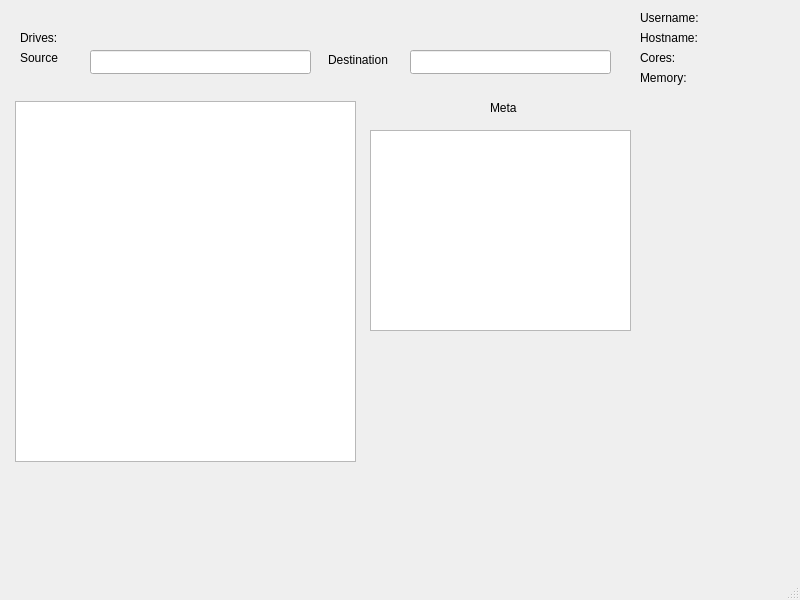
<?xml version="1.0" encoding="UTF-8"?>
<ui version="4.0">
 <class>MainWindow</class>
 <widget class="QMainWindow" name="MainWindow">
  <property name="geometry">
   <rect>
    <x>0</x>
    <y>0</y>
    <width>800</width>
    <height>600</height>
   </rect>
  </property>
  <property name="windowTitle">
   <string>DirBrowser</string>
  </property>
  <widget class="QWidget" name="centralWidget">
   <widget class="QListWidget" name="listWidget">
    <property name="geometry">
     <rect>
      <x>15</x>
      <y>101</y>
      <width>341</width>
      <height>361</height>
     </rect>
    </property>
   </widget>
   <widget class="QLineEdit" name="lineEdit">
    <property name="geometry">
     <rect>
      <x>90</x>
      <y>50</y>
      <width>221</width>
      <height>24</height>
     </rect>
    </property>
   </widget>
   <widget class="QLineEdit" name="lineEdit_2">
    <property name="geometry">
     <rect>
      <x>410</x>
      <y>50</y>
      <width>201</width>
      <height>24</height>
     </rect>
    </property>
   </widget>
   <widget class="QLabel" name="label">
    <property name="geometry">
     <rect>
      <x>20</x>
      <y>50</y>
      <width>59</width>
      <height>16</height>
     </rect>
    </property>
    <property name="text">
     <string>Source</string>
    </property>
   </widget>
   <widget class="QLabel" name="label_2">
    <property name="geometry">
     <rect>
      <x>328</x>
      <y>50</y>
      <width>71</width>
      <height>20</height>
     </rect>
    </property>
    <property name="text">
     <string>Destination</string>
    </property>
   </widget>
   <widget class="QLabel" name="label_3">
    <property name="geometry">
     <rect>
      <x>490</x>
      <y>100</y>
      <width>71</width>
      <height>16</height>
     </rect>
    </property>
    <property name="text">
     <string>Meta</string>
    </property>
   </widget>
   <widget class="QTextBrowser" name="txtMeta">
    <property name="geometry">
     <rect>
      <x>370</x>
      <y>130</y>
      <width>261</width>
      <height>201</height>
     </rect>
    </property>
   </widget>
   <widget class="QLabel" name="lbl1">
    <property name="geometry">
     <rect>
      <x>640</x>
      <y>30</y>
      <width>71</width>
      <height>16</height>
     </rect>
    </property>
    <property name="text">
     <string>Hostname:</string>
    </property>
   </widget>
   <widget class="QLabel" name="lblHostname">
    <property name="geometry">
     <rect>
      <x>720</x>
      <y>30</y>
      <width>71</width>
      <height>20</height>
     </rect>
    </property>
    <property name="text">
     <string/>
    </property>
   </widget>
   <widget class="QLabel" name="lblHostname_2">
    <property name="geometry">
     <rect>
      <x>640</x>
      <y>10</y>
      <width>71</width>
      <height>16</height>
     </rect>
    </property>
    <property name="text">
     <string>Username:</string>
    </property>
   </widget>
   <widget class="QLabel" name="lblUsername">
    <property name="geometry">
     <rect>
      <x>710</x>
      <y>10</y>
      <width>71</width>
      <height>20</height>
     </rect>
    </property>
    <property name="text">
     <string/>
    </property>
   </widget>
   <widget class="QLabel" name="lbl1_2">
    <property name="geometry">
     <rect>
      <x>640</x>
      <y>50</y>
      <width>71</width>
      <height>16</height>
     </rect>
    </property>
    <property name="text">
     <string>Cores:</string>
    </property>
   </widget>
   <widget class="QLabel" name="lbl1_3">
    <property name="geometry">
     <rect>
      <x>640</x>
      <y>70</y>
      <width>71</width>
      <height>16</height>
     </rect>
    </property>
    <property name="text">
     <string>Memory:</string>
    </property>
   </widget>
   <widget class="QLabel" name="lblCores">
    <property name="geometry">
     <rect>
      <x>710</x>
      <y>50</y>
      <width>71</width>
      <height>16</height>
     </rect>
    </property>
    <property name="text">
     <string/>
    </property>
   </widget>
   <widget class="QLabel" name="lblMemory">
    <property name="geometry">
     <rect>
      <x>710</x>
      <y>70</y>
      <width>71</width>
      <height>16</height>
     </rect>
    </property>
    <property name="text">
     <string/>
    </property>
   </widget>
   <widget class="QLabel" name="label_4">
    <property name="geometry">
     <rect>
      <x>20</x>
      <y>30</y>
      <width>59</width>
      <height>16</height>
     </rect>
    </property>
    <property name="text">
     <string>Drives: </string>
    </property>
   </widget>
   <widget class="QLabel" name="lblDrives">
    <property name="geometry">
     <rect>
      <x>90</x>
      <y>30</y>
      <width>59</width>
      <height>16</height>
     </rect>
    </property>
    <property name="text">
     <string/>
    </property>
   </widget>
  </widget>
  <widget class="QStatusBar" name="statusBar"/>
 </widget>
 <layoutdefault spacing="6" margin="11"/>
 <resources/>
 <connections/>
</ui>
